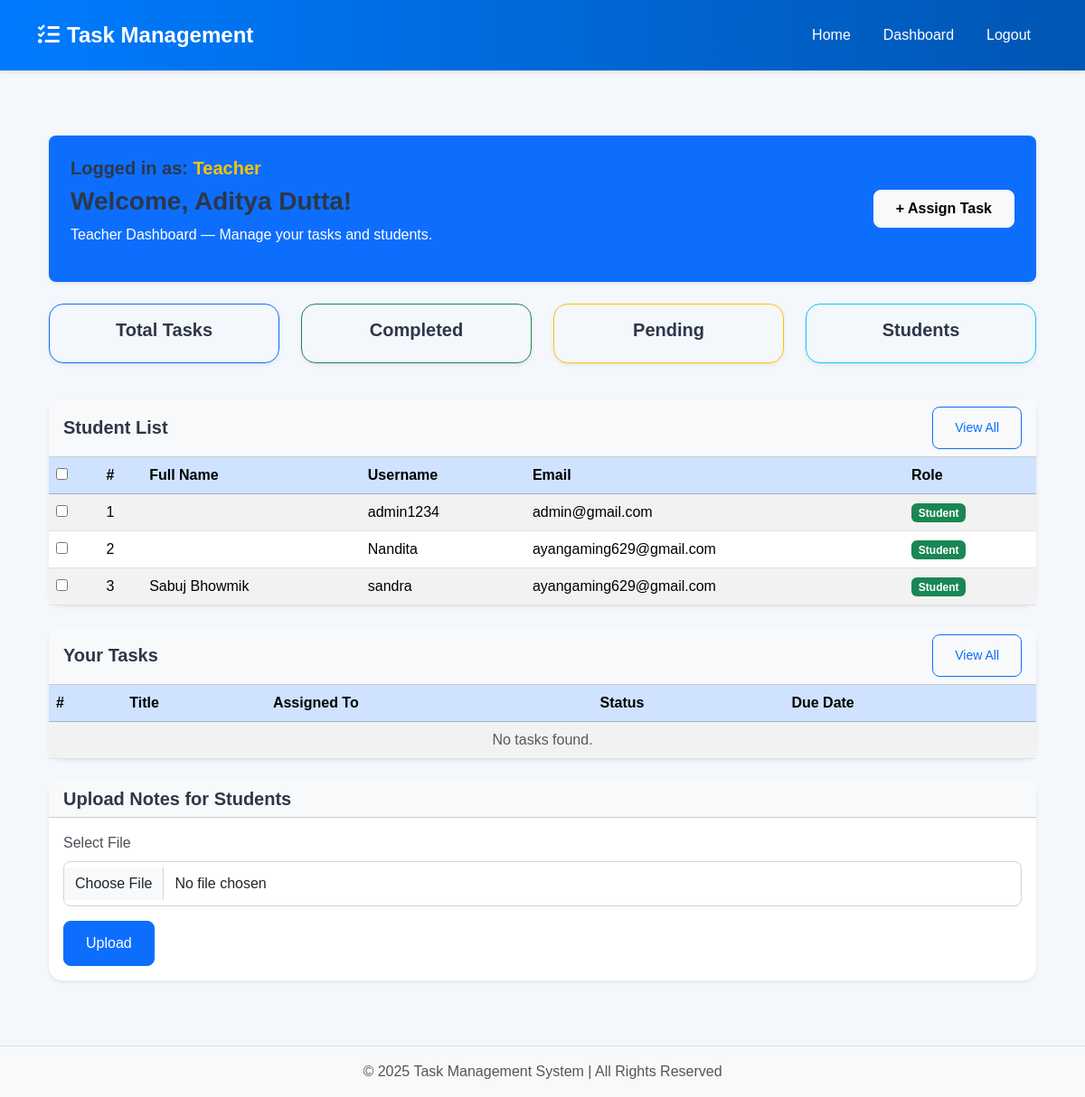
Page /teacher_dashboard/ (signed in) on the committed database.
### tasks/models.py (models this page shows, shortened)
class CustomUser(AbstractUser):
    ROLE_CHOICES = [
        ('Admin', 'Admin'),
        ('Teacher', 'Teacher'),
        ('Student', 'Student'),
    ]
    role = models.CharField(max_length=20, choices=ROLE_CHOICES, default='Student')
    otp = models.CharField(max_length=6, blank=True, null=True)
    otp_created_at = models.DateTimeField(blank=True, null=True)
    class Meta:
        permissions = [
            ("manage_users", "Can manage user accounts"),
            ("assign_roles", "Can assign roles to users"),
            ("view_all_tasks", "Can view all tasks in the system"),
        ]

### tasks/views.py (the view)
# urls.py: path("teacher_dashboard/", views.teacher_dashboard, name="teacher_dashboard"),
@login_required
def teacher_dashboard(request):
    if not hasattr(request.user, "role") or request.user.role != "Teacher":
        return redirect("/")
    context = get_teacher_dashboard_context(request)
    return render(request, "tasks/teacher_dashboard.html", context)

### tasks/forms.py
class TaskForm(forms.ModelForm):
    class Meta:
         model = Task
         fields = "__all__"
         widgets = {
            "created_at": forms.DateTimeInput(attrs={"type": "datetime-local"})
        }
    def __init__(self, *args, **kwargs):
        user = kwargs.pop('user', None)
        super(TaskForm, self).__init__(*args, **kwargs)
        self.fields['assigned_to'].queryset = User.objects.filter(role='Student')

### tasks/templates/tasks/teacher_dashboard.html (shortened to what this page needs)
{% extends 'tasks/base.html' %}
{% block content %}
<div class="container-fluid py-4">
  <div class="bg-primary text-white p-4 rounded-3 mb-4 shadow-sm">
    <div class="d-flex justify-content-between align-items-center">
      <div>
        <h5>Logged in as: <span class="fw-bold text-warning">Teacher</span></h5>
        <h3>Welcome, {{ user.first_name }} {{ user.last_name }}!</h3>
        <p>Teacher Dashboard — Manage your tasks and students.</p>
      </div>
      <button class="btn btn-light fw-bold px-4 py-2" data-bs-toggle="modal" data-bs-target="#assignTaskModal">
        + Assign Task
      </button>
    </div>
  </div>
  <div class="row mb-4 text-center">
    <div class="col-md-3 mb-3">
      <a href="{% url 'teacher_tasks' %}" class="btn btn-outline-primary w-100 py-3 rounded-4 shadow-sm">
        <h5>Total Tasks</h5>
      </a>
    </div>
    <div class="col-md-3 mb-3">
      <a href="{% url 'completed_tasks' %}" class="btn btn-outline-success w-100 py-3 rounded-4 shadow-sm">
        <h5>Completed</h5>
      </a>
    </div>
    <div class="col-md-3 mb-3">
      <a href="{% url 'pending_tasks' %}" class="btn btn-outline-warning w-100 py-3 rounded-4 shadow-sm">
        <h5>Pending</h5>
      </a>
    </div>
    <div class="col-md-3 mb-3">
      <a href="{% url 'student_list' %}" class="btn btn-outline-info w-100 py-3 rounded-4 shadow-sm">
        <h5>Students</h5>
      </a>
    </div>
  </div>
  <div class="card shadow-sm">
    <div class="card-header bg-light d-flex justify-content-between align-items-center">
      <h5 class="mb-0"> Student List</h5>
      <a href="{% url 'student_list' %}" class="btn btn-outline-primary btn-sm">View All</a>
    </div>
    <div class="table-responsive">
      <table class="table table-striped mb-0">
        <thead class="table-primary">
          <tr>
            <th><input type="checkbox" id="selectAll"></th>
            <th>#</th>
            <th>Full Name</th>
            <th>Username</th>
            <th>Email</th>
            <th>Role</th>
          </tr>
        </thead>
        <tbody>
          {% for student in students %}
          <tr>
            <td><input type="checkbox" class="student-checkbox" value="{{ student.id }}"></td>
            <td>{{ forloop.counter }}</td>
            <td>{{ student.first_name }} {{ student.last_name }}</td>
            <td>{{ student.username }}</td>
            <td>{{ student.email }}</td>
            <td><span class="badge bg-success">Student</span></td>
          </tr>
          {% empty %}
          <tr>
            <td colspan="6" class="text-center text-muted">No students found.</td>
          </tr>
          {% endfor %}
        </tbody>
      </table>
    </div>
  </div>
  <div class="card shadow-sm mt-4">
      <div class="card-header bg-light d-flex justify-content-between align-items-center">
          <h5 class="mb-0"> Your Tasks</h5>
          <a href="/teacher/tasks/" class="btn btn-outline-primary btn-sm">View All</a>
      </div>
      <div class="table-responsive">
          <table class="table table-striped mb-0">
              <thead class="table-primary">
                  <tr>
                      <th>#</th>
                      <th>Title</th>
                      <th>Assigned To</th>
                      <th>Status</th>
                      <th>Due Date</th>
                  </tr>
              </thead>
              <tbody>
                  {% for task in tasks %}
                  <tr>
                      <td>{{ forloop.counter }}</td>
                      <td>{{ task.title }}</td>
                      <td>
                        {% if task.assigned_to %}
                            {{ task.assigned_to.username }}
                        {% else %}
                            -
                        {% endif %}
                      </td>
                      <td>{{ task.status }}</td>
                      <td>
                        {% if task.due_date %}
                            {{ task.due_date }}
                        {% else %}
                            -
                        {% endif %}
                      </td>
                  </tr>
                  {% empty %}
                  <tr>
                      <td colspan="5" class="text-center text-muted">No tasks found.</td>
                  </tr>
                  {% endfor %}
              </tbody>
          </table>
      </div>
  </div>
  <div class="card shadow-sm mt-4">
    <div class="card-header bg-light">
      <h5 class="mb-0">Upload Notes for Students</h5>
    </div>
    <div class="card-body">
      <form method="POST" action="{% url 'upload_notes' %}" enctype="multipart/form-data">
        <div class="mb-3">
          <label class="form-label">Select File</label>
          <input type="file" name="notes_file" class="form-control" required>
        </div>
        <button type="submit" class="btn btn-primary">Upload</button>
      </form>
    </div>
  </div>
</div>
{% endblock %}

### task_manager/templates/tasks/base.html (shortened to what this page needs)
{% load static %}
<!DOCTYPE html>
<html lang="en">
<head>
    <link href="https://cdn.jsdelivr.net/npm/bootstrap@5.3.2/dist/css/bootstrap.min.css" rel="stylesheet">
    <link rel="stylesheet" href="{% static 'tasks/css/style.css' %}">
</head>
<body>
<nav class="navbar navbar-expand-lg navbar-dark bg-primary">
    <div class="container">
        <a class="navbar-brand fw-bold" href="{% url 'home' %}">
            <i class="fas fa-tasks me-2"></i>Task Management
        </a>
        <div class="collapse navbar-collapse" id="navbarNav">
            <ul class="navbar-nav ms-auto">
                <li class="nav-item">
                    <a href="{% url 'home' %}" class="nav-link {% if request.path == '/' %}active{% endif %}">Home</a>
                </li>
                {% if user.is_authenticated %}
                    {% if user.role == 'Teacher' %}
                        <li class="nav-item">
                            <a href="{% url 'teacher_dashboard' %}" class="nav-link">Dashboard</a>
                        </li>
                    {% elif user.role == 'Student' %}
                        <li class="nav-item">
                            <a href="{% url 'student_dashboard' %}" class="nav-link">Dashboard</a>
                        </li>
                    {% endif %}
                    <li class="nav-item">
                        <a href="{% url 'logout' %}" class="nav-link btn btn-danger btn-auth text-white">Logout</a>
                    </li>
                {% endif %}
            </ul>
        </div>
    </div>
</nav>
<div class="container my-5">
    {% block content %}{% endblock %}
</div>
<footer class="footer mt-auto py-3 bg-light">
    <div class="container text-center">
        <p class="mb-0">© 2025 Task Management System | All Rights Reserved</p>
    </div>
</footer>
</body>
</html>

### tasks/static/tasks/css/style.css (style rules this page uses)
body { font-family: "Poppins", sans-serif; background-color: #f4f7fc; color: #333; min-height: 100vh; display: flex; flex-direction: column; }
.navbar { background: linear-gradient(90deg, #007bff, #0056b3); box-shadow: 0 2px 4px rgba(0,0,0,0.1); padding: 1rem 0; }
.navbar-brand { font-size: 1.5rem; color: white; font-weight: 600; }
.nav-link { color: rgba(255,255,255,0.9) !important; font-weight: 500; transition: all 0.2s ease; }
.btn { font-weight: 500; padding: 0.75rem 1.5rem; border-radius: 8px; transition: all 0.2s ease-in-out; }
.btn-auth { transition: all 0.3s ease; border-radius: 30px; font-weight: 500; }
.btn-primary { background-color: #0d6efd; border-color: #0d6efd; }
.card { border: none; border-radius: 15px; box-shadow: 0 4px 15px rgba(0, 0, 0, 0.1); transition: all 0.3s ease; background: white; }
.form-control { border: 1px solid #ced4da; border-radius: 8px; padding: 0.75rem; font-size: 1rem; transition: all 0.2s ease-in-out; }
.form-label { font-weight: 500; margin-bottom: 0.5rem; color: #495057; }
h1, h2, h3, h4, h5, h6 { font-weight: 600; color: #2d3748; }
a { color: #0d6efd; text-decoration: none; transition: color 0.15s ease-in-out; }
.footer { margin-top: auto; background: #fff; border-top: 1px solid #ddd; color: #555; padding: 1.5rem 0; }

### task_manager/templates/tasks/base.html (style rules this page uses)
.navbar-nav .nav-link { color: white !important; margin: 0 10px; }
.btn-auth { margin: 0 5px; padding: 8px 20px; }

### rows in the picture
CustomUser: first_name "Aditya", last_name "Dutta"
CustomUser: username "admin1234", email "admin@gmail.com"
CustomUser: username "Nandita", email "ayangaming629@gmail.com"
CustomUser: first_name "Sabuj", last_name "Bhowmik", username "sandra", email "ayangaming629@gmail.com"
